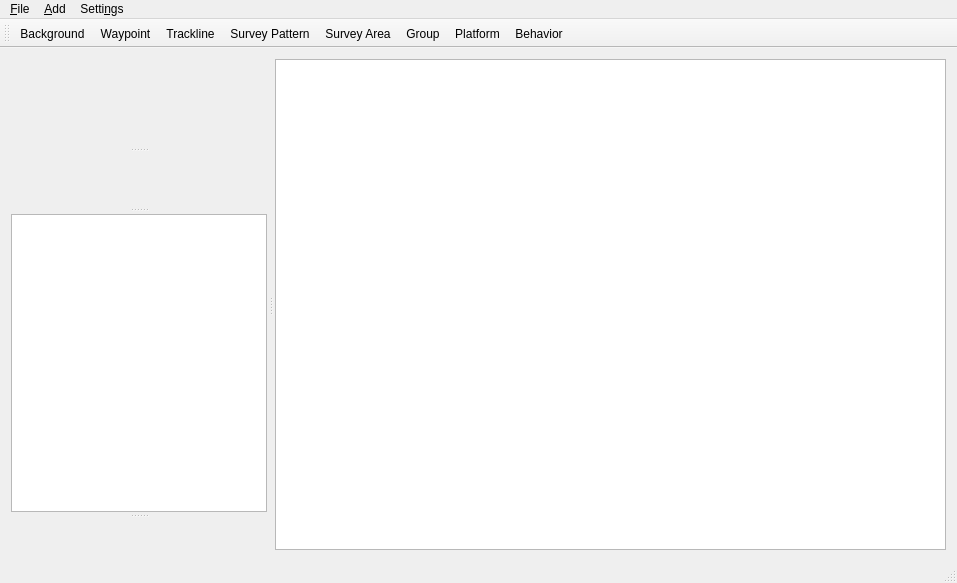
<?xml version="1.0" encoding="UTF-8"?>
<ui version="4.0">
 <class>MainWindow</class>
 <widget class="QMainWindow" name="MainWindow">
  <property name="geometry">
   <rect>
    <x>0</x>
    <y>0</y>
    <width>957</width>
    <height>583</height>
   </rect>
  </property>
  <property name="windowTitle">
   <string>CCOM Autonomous Mission Planner</string>
  </property>
  <widget class="QWidget" name="centralWidget">
   <layout class="QVBoxLayout" name="verticalLayout_2">
    <item>
     <widget class="QSplitter" name="splitter_2">
      <property name="orientation">
       <enum>Qt::Horizontal</enum>
      </property>
      <property name="handleWidth">
       <number>8</number>
      </property>
      <widget class="QSplitter" name="splitter">
       <property name="orientation">
        <enum>Qt::Vertical</enum>
       </property>
       <property name="handleWidth">
        <number>8</number>
       </property>
       <property name="childrenCollapsible">
        <bool>false</bool>
       </property>
       <widget class="QWidget" name="layoutWidget">
        <layout class="QVBoxLayout" name="verticalLayout">
         <item>
          <widget class="QLabel" name="ccomLogoLabel">
           <property name="maximumSize">
            <size>
             <width>200</width>
             <height>50</height>
            </size>
           </property>
           <property name="text">
            <string/>
           </property>
           <property name="pixmap">
            <pixmap resource="main.qrc">:/ccom.png</pixmap>
           </property>
           <property name="scaledContents">
            <bool>true</bool>
           </property>
          </widget>
         </item>
         <item>
          <widget class="HelmManager" name="helmManager" native="true"/>
         </item>
        </layout>
       </widget>
       <widget class="QSplitter" name="splitter_4">
        <property name="orientation">
         <enum>Qt::Vertical</enum>
        </property>
        <property name="handleWidth">
         <number>8</number>
        </property>
        <widget class="ROSDetails" name="rosDetails" native="true"/>
        <widget class="QSplitter" name="splitter_3">
         <property name="orientation">
          <enum>Qt::Vertical</enum>
         </property>
         <property name="handleWidth">
          <number>8</number>
         </property>
         <widget class="QTreeView" name="treeView">
          <property name="sizePolicy">
           <sizepolicy hsizetype="Preferred" vsizetype="Preferred">
            <horstretch>0</horstretch>
            <verstretch>1</verstretch>
           </sizepolicy>
          </property>
          <property name="minimumSize">
           <size>
            <width>0</width>
            <height>25</height>
           </size>
          </property>
          <property name="contextMenuPolicy">
           <enum>Qt::CustomContextMenu</enum>
          </property>
          <property name="dragEnabled">
           <bool>true</bool>
          </property>
          <property name="dragDropMode">
           <enum>QAbstractItemView::DragDrop</enum>
          </property>
          <property name="defaultDropAction">
           <enum>Qt::MoveAction</enum>
          </property>
          <property name="selectionMode">
           <enum>QAbstractItemView::ExtendedSelection</enum>
          </property>
          <attribute name="headerVisible">
           <bool>false</bool>
          </attribute>
         </widget>
         <widget class="DetailsView" name="detailsView" native="true">
          <property name="minimumSize">
           <size>
            <width>0</width>
            <height>25</height>
           </size>
          </property>
         </widget>
        </widget>
       </widget>
      </widget>
      <widget class="ProjectView" name="projectView">
       <property name="sizePolicy">
        <sizepolicy hsizetype="Expanding" vsizetype="Expanding">
         <horstretch>1</horstretch>
         <verstretch>0</verstretch>
        </sizepolicy>
       </property>
       <property name="renderHints">
        <set>QPainter::Antialiasing|QPainter::HighQualityAntialiasing|QPainter::SmoothPixmapTransform|QPainter::TextAntialiasing</set>
       </property>
       <property name="dragMode">
        <enum>QGraphicsView::ScrollHandDrag</enum>
       </property>
       <property name="transformationAnchor">
        <enum>QGraphicsView::AnchorUnderMouse</enum>
       </property>
      </widget>
     </widget>
    </item>
   </layout>
  </widget>
  <widget class="QMenuBar" name="menuBar">
   <property name="geometry">
    <rect>
     <x>0</x>
     <y>0</y>
     <width>957</width>
     <height>20</height>
    </rect>
   </property>
   <widget class="QMenu" name="menu_File">
    <property name="title">
     <string>&amp;File</string>
    </property>
    <addaction name="actionOpen"/>
    <addaction name="actionOpenBackground"/>
    <addaction name="actionOpenGeometry"/>
    <addaction name="actionImport"/>
    <addaction name="separator"/>
    <addaction name="actionSave"/>
    <addaction name="actionSaveAs"/>
   </widget>
   <widget class="QMenu" name="menu_Add">
    <property name="title">
     <string>&amp;Add</string>
    </property>
    <addaction name="actionWaypoint"/>
    <addaction name="actionTrackline"/>
    <addaction name="actionSurveyPattern"/>
    <addaction name="actionSurveyArea"/>
    <addaction name="actionGroup"/>
    <addaction name="actionPlatform"/>
    <addaction name="actionBehavior"/>
   </widget>
   <widget class="QMenu" name="menuSettings">
    <property name="title">
     <string>Setti&amp;ngs</string>
    </property>
    <addaction name="actionRadar"/>
    <addaction name="actionRadarColor"/>
    <addaction name="actionShowTail"/>
    <addaction name="actionAISManager"/>
    <addaction name="actionSay_something"/>
   </widget>
   <addaction name="menu_File"/>
   <addaction name="menu_Add"/>
   <addaction name="menuSettings"/>
  </widget>
  <widget class="QToolBar" name="mainToolBar">
   <attribute name="toolBarArea">
    <enum>TopToolBarArea</enum>
   </attribute>
   <attribute name="toolBarBreak">
    <bool>false</bool>
   </attribute>
   <addaction name="actionOpenBackground"/>
   <addaction name="actionWaypoint"/>
   <addaction name="actionTrackline"/>
   <addaction name="actionSurveyPattern"/>
   <addaction name="actionSurveyArea"/>
   <addaction name="actionGroup"/>
   <addaction name="actionPlatform"/>
   <addaction name="actionBehavior"/>
  </widget>
  <widget class="QStatusBar" name="statusBar"/>
  <action name="actionOpen">
   <property name="text">
    <string>&amp;Open</string>
   </property>
  </action>
  <action name="actionWaypoint">
   <property name="text">
    <string>&amp;Waypoint</string>
   </property>
   <property name="iconText">
    <string>Waypoint</string>
   </property>
  </action>
  <action name="actionTrackline">
   <property name="text">
    <string>&amp;Trackline</string>
   </property>
   <property name="iconText">
    <string>Trackline</string>
   </property>
  </action>
  <action name="actionSave">
   <property name="text">
    <string>&amp;Save</string>
   </property>
  </action>
  <action name="actionSaveAs">
   <property name="text">
    <string>Sa&amp;ve As</string>
   </property>
  </action>
  <action name="actionOpenBackground">
   <property name="text">
    <string>Open &amp;Background</string>
   </property>
   <property name="iconText">
    <string>Background</string>
   </property>
  </action>
  <action name="actionSurveyPattern">
   <property name="text">
    <string>&amp;Survey Pattern</string>
   </property>
   <property name="iconText">
    <string>Survey Pattern</string>
   </property>
  </action>
  <action name="actionPlatform">
   <property name="text">
    <string>&amp;Platform</string>
   </property>
   <property name="iconText">
    <string>Platform</string>
   </property>
   <property name="toolTip">
    <string>Add Platform</string>
   </property>
  </action>
  <action name="actionOpenGeometry">
   <property name="text">
    <string>Open &amp;Geometry</string>
   </property>
  </action>
  <action name="actionGroup">
   <property name="text">
    <string>&amp;Group</string>
   </property>
   <property name="iconText">
    <string>Group</string>
   </property>
  </action>
  <action name="actionImport">
   <property name="text">
    <string>&amp;Import</string>
   </property>
  </action>
  <action name="actionSurveyArea">
   <property name="enabled">
    <bool>true</bool>
   </property>
   <property name="text">
    <string>S&amp;urvey Area</string>
   </property>
   <property name="iconText">
    <string>Survey Area</string>
   </property>
  </action>
  <action name="actionBehavior">
   <property name="text">
    <string>&amp;Behavior</string>
   </property>
   <property name="iconText">
    <string>Behavior</string>
   </property>
  </action>
  <action name="actionRadar">
   <property name="checkable">
    <bool>true</bool>
   </property>
   <property name="checked">
    <bool>true</bool>
   </property>
   <property name="text">
    <string>Radar</string>
   </property>
  </action>
  <action name="actionShowTail">
   <property name="checkable">
    <bool>true</bool>
   </property>
   <property name="checked">
    <bool>true</bool>
   </property>
   <property name="text">
    <string>Show tail</string>
   </property>
  </action>
  <action name="actionAISManager">
   <property name="text">
    <string>AIS Manager</string>
   </property>
  </action>
  <action name="actionSay_something">
   <property name="text">
    <string>Say something</string>
   </property>
  </action>
  <action name="actionRadarColor">
   <property name="text">
    <string>Radar Color</string>
   </property>
  </action>
 </widget>
 <layoutdefault spacing="6" margin="11"/>
 <customwidgets>
  <customwidget>
   <class>ProjectView</class>
   <extends>QGraphicsView</extends>
   <header>projectview.h</header>
  </customwidget>
  <customwidget>
   <class>DetailsView</class>
   <extends>QWidget</extends>
   <header>detailsview.h</header>
   <container>1</container>
  </customwidget>
  <customwidget>
   <class>ROSDetails</class>
   <extends>QWidget</extends>
   <header>rosdetails.h</header>
   <container>1</container>
  </customwidget>
  <customwidget>
   <class>HelmManager</class>
   <extends>QWidget</extends>
   <header>helm_manager/helm_manager.h</header>
   <container>1</container>
  </customwidget>
 </customwidgets>
 <resources>
  <include location="main.qrc"/>
 </resources>
 <connections/>
</ui>
